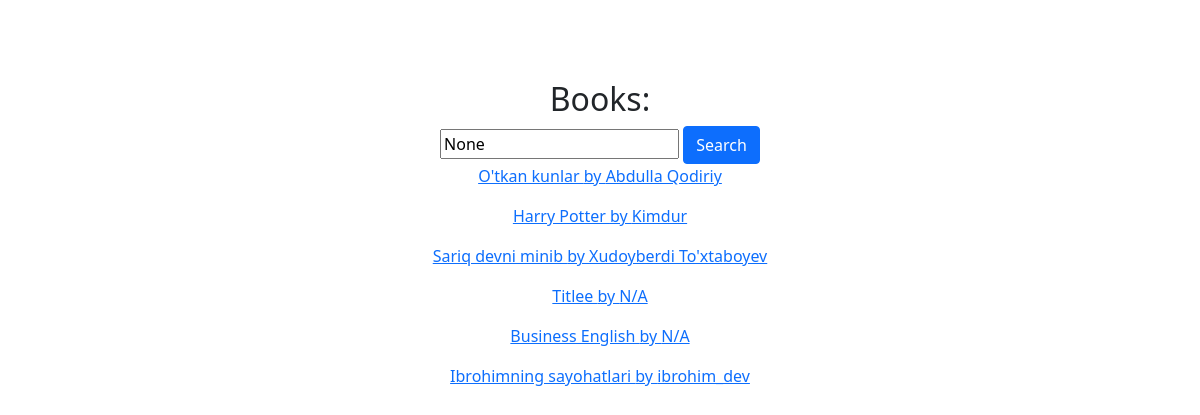
The page / on the database its author committed.
### library/models.py (models this page shows, shortened)
class Book(models.Model):
    title = models.CharField(max_length=512)
    author = models.CharField(max_length=300)
    count = models.IntegerField(default=1)
    class Meta:
        db_table = "books"

### library/views.py (the view)
# urls.py: path('', books_list, name='books'),
def books_list(request):
    search = request.GET.get('search')
    if search is None:
        books = Book.objects.all()
    else:
        books = Book.objects.filter(title__contains=search)
    context = {
        'books': books,
        'search': search,
    }
    return render(request, 'library/books.html', context)

### library/templates/library/books.html (shortened to what this page needs)
<!DOCTYPE html>
<html lang="en">
<head>
    <link href="https://cdn.jsdelivr.net/npm/bootstrap@5.0.1/dist/css/bootstrap.min.css" rel="stylesheet">
    <link rel="stylesheet" href="/static/library/style.css">
</head>
<body>
    <h2>Books: </h2>
    <form class="form-group">
        <input name="search" value="{{ search }}" placeholder="Search books">
        <button type="submit" class="btn btn-primary">Search</button>
    </form>
    <div>
    {% for book in books %}
        <p><a href="{% url 'book_detail' book.pk %}">{{ book.title }} by {{ book.author }}</a></p>
    {% endfor %}
    </div>
</body>
</html>

### library/static/library/style.css (style rules this page uses)
body { text-align: center; padding: 80px; }

### rows shown on the page
Book: title "O'tkan kunlar", author "Abdulla Qodiriy"
Book: title "Harry Potter", author "Kimdur"
Book: title "Sariq devni minib", author "Xudoyberdi To'xtaboyev"
Book: title "Titlee", author "N/A"
Book: title "Business English", author "N/A"
Book: title "Ibrohimning sayohatlari", author "ibrohim_dev"
